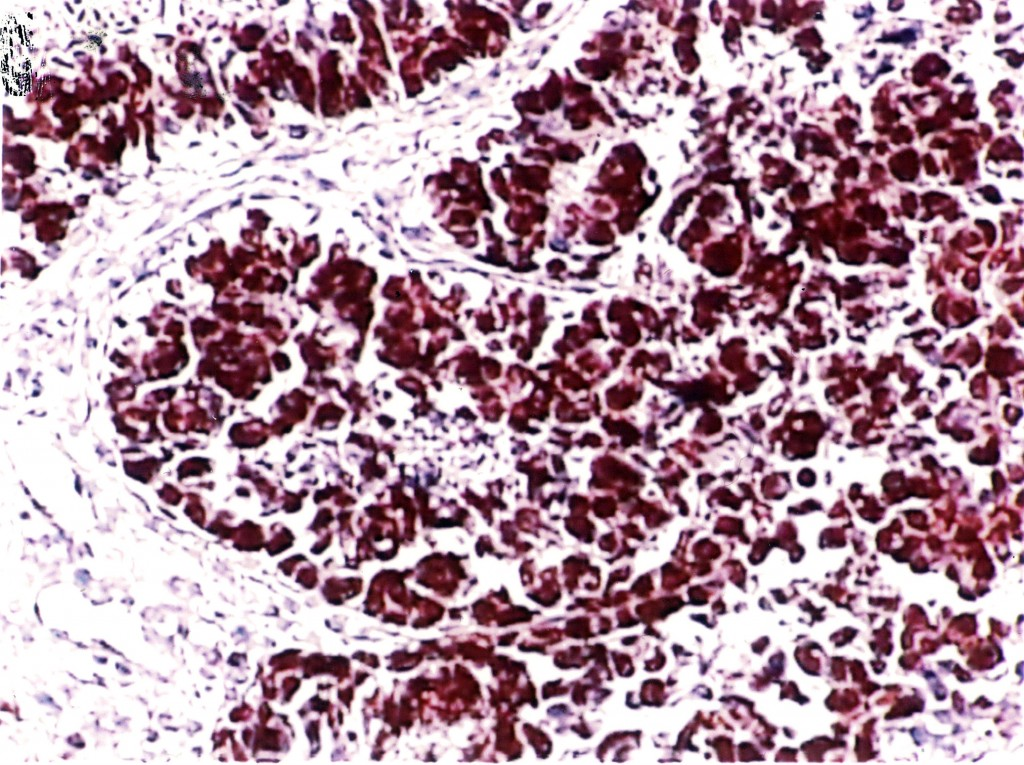
#> input picture watershed/Vanilla/2.jpg, 1024 x 765 px, given in place of 52.jpg, which was not available
$ python watershed_lines.py . 5 5 0 2.jpg . out   (Python 2 division)   (older library calls are emulated)
#> lines starting #> are read from the running program, lines starting #| are printed output that depends on the picture; after the words box and inside, x2 and y2 are one past the last pixel; in counts of white or black regions, pixels touching at a corner belong together; pictures that were not available may be replaced by others from this repository, and a replacement may not be noted
import os
import sys
import numpy as np

from scipy import ndimage
from skimage import feature
from skimage.color import rgb2gray
from skimage.filters import threshold_otsu, sobel
from skimage.feature import peak_local_max
from skimage.morphology import watershed

from matplotlib import pyplot

from skimage import io
io.use_plugin('pil')

import argparse
import pprint
pp = pprint.PrettyPrinter().pprint


#-------------------------------------------------------------------------------
parser = argparse.ArgumentParser()

# data path
parser.add_argument('path',
                    type=str,
                    help='path of data input and output folders')
# start from this image #i.jpg
parser.add_argument('from_image',
                    type=int,
                    help='start from this image number')
# stop after this image #f.jpg
parser.add_argument('until_image',
                    type=int,
                    help='go until this image number')
# background brightness
parser.add_argument('brightness',
                    type=int,
                    choices=[0, 1],
                    help='set brightness of image background')
# image extension
parser.add_argument('imgext',
                    type=str,
                    help='extension of image files being read in')
# inputs folder name
parser.add_argument('inputs',
                    type=str,
                    help='inputs folder name')
# outputs folder name
parser.add_argument('outputs',
                    type=str,
                    help='outputs folder name')
# verbosity
parser.add_argument('-v', '--verbosity',
                    action='count',
                    default=2,
                    help='increase output verbosity (defaults to 2)')

# retrieve arguments
args = parser.parse_args()

path                = os.path.abspath(args.path)
read_from           = args.from_image
read_until          = args.until_image
bright_background   = args.brightness
imgext              = args.imgext
outputs             = args.outputs
inputs              = args.inputs

if args.verbosity >= 2:
    print('Input Arguments')
    pp([   ['path             ' , path              ],
           ['read_from        ' , read_from         ],
           ['read_until       ' , read_until        ],
           ['bright_background' , bright_background ],
           ['imgext           ' , imgext            ],
           ['outputs          ' , outputs           ],
           ['inputs           ' , inputs            ]
       ])
if args.verbosity >= 1:
    print 'Arguments are valid'

path_for_input = os.path.join(path, inputs)
path_for_output = os.path.join(path, outputs)

# inputs folder must exist
if not os.path.isdir(path_for_input):
    raise Exception('path does not exist ' + path_for_input)

# outputs folder can be created
if not os.path.isdir(path_for_output):
    try:
        os.mkdir(path_for_output)
    except OSError:
        # needs to catch this error due to concurrency
        pass


while read_from <= read_until:

    image_name = os.path.join(path_for_input, str(read_from) + imgext)

    # img = io.imread(image_name)
    img = pyplot.imread(image_name)
#> img is the input picture: shape (765, 1024, 3); mean R, G, B 178.3, 148.4, 162.1


    img_gray = rgb2gray(img)
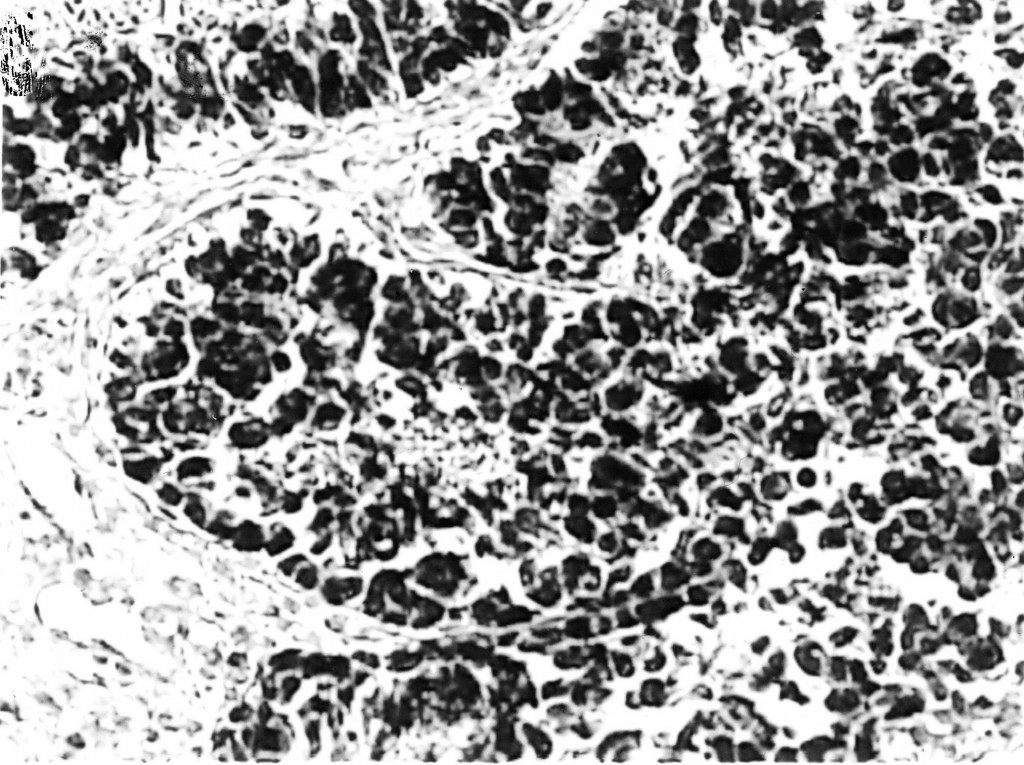
#> img_gray: shape (765, 1024) float64; min 0, max 1, mean 0.611

    thresh = threshold_otsu(img_gray)                   # return threshold value based on on otsu's method
#> thresh = 0.557

    if bright_background:
        foreground_mask = img_gray <= thresh            # for bright background
    else:
        foreground_mask = img_gray > thresh             # for dark background
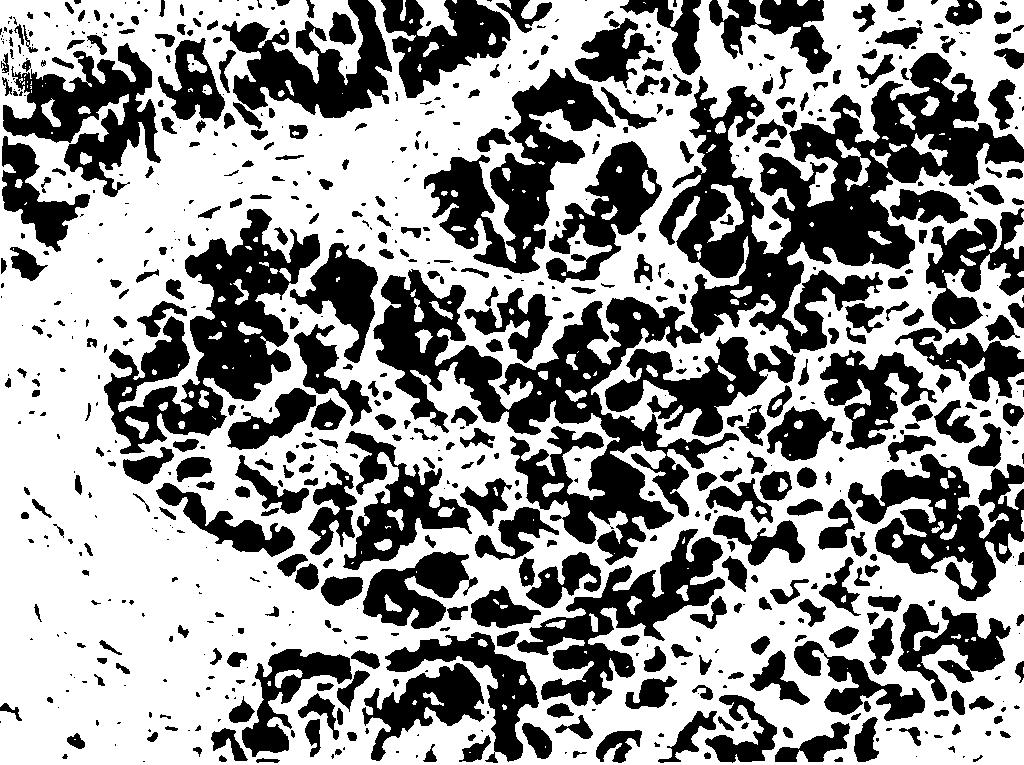
#> foreground_mask: shape (765, 1024) bool; 58.2% white; 754 black regions (324 under 20 px), largest, box (x1, y1, x2, y2) and area: (373, 53, 1024, 565) 71430, (104, 209, 320, 454) 19453, (424, 68, 616, 274) 13754


    # compute the Euclidean distance from every binary pixel to the nearest zero pixel
    # and then find peaks in this distance map
    #
    distance = ndimage.distance_transform_edt(foreground_mask)
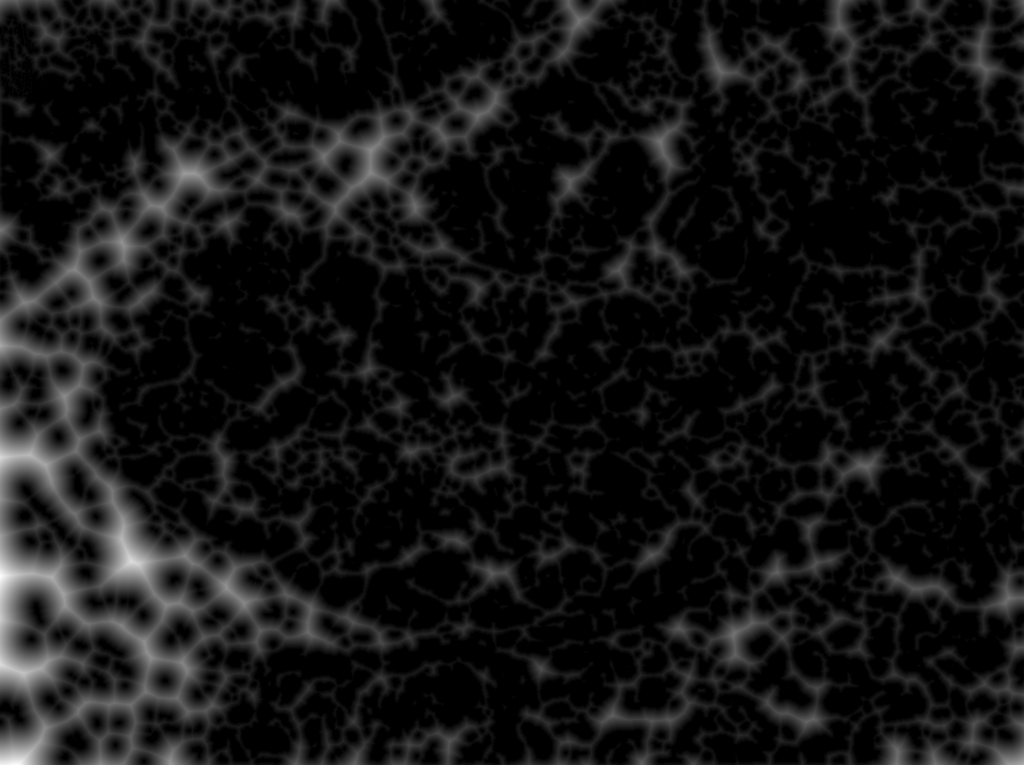
#> distance: shape (765, 1024) float64; min 0, max 44.82, mean 3.5; drawn with min black and max white

    # return a boolean array shaped like image, with peaks represented by True values
    localMax = peak_local_max(distance, indices=False, min_distance=30, labels=foreground_mask)
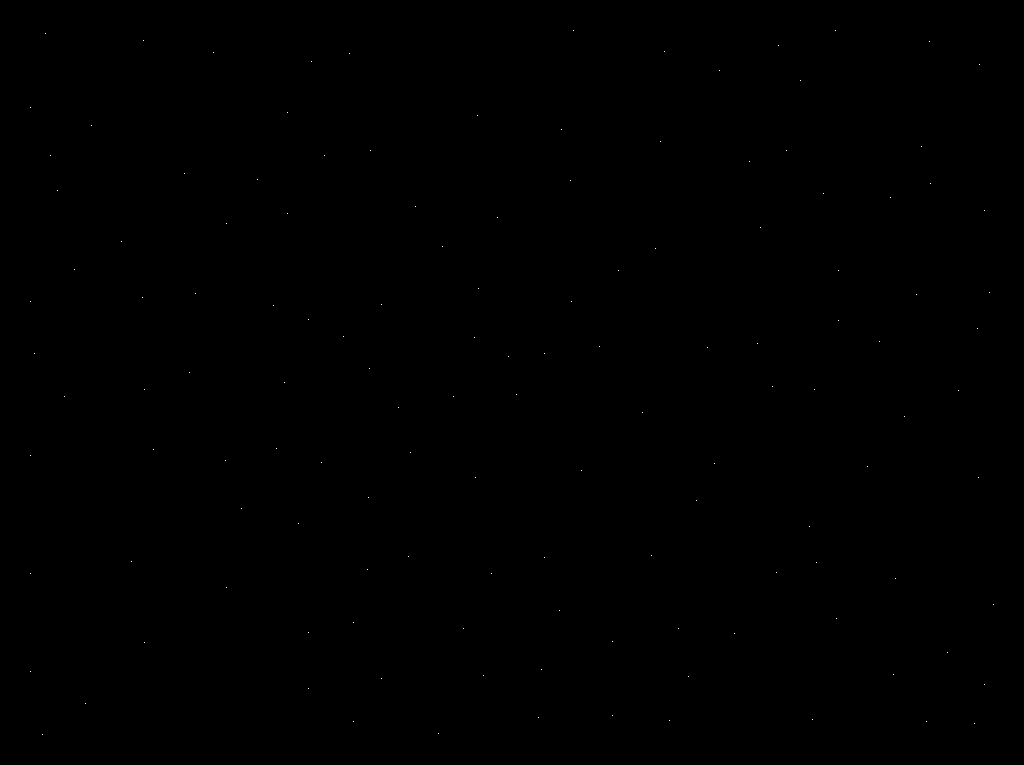
#> localMax: shape (765, 1024) bool; 0.02% white in thin lines or dots, all inside (x1, y1, x2, y2) = (30, 30, 994, 735)

    # perform a connected component analysis on the local peaks using 8-connectivity
    markers = ndimage.label(localMax, structure=np.ones((3, 3)))[0]
#> markers: shape (765, 1024) int32; 135 distinct labels, from 0 to 134

    # apply the Watershed algorithm
    labels = watershed(-distance, markers, mask=foreground_mask)
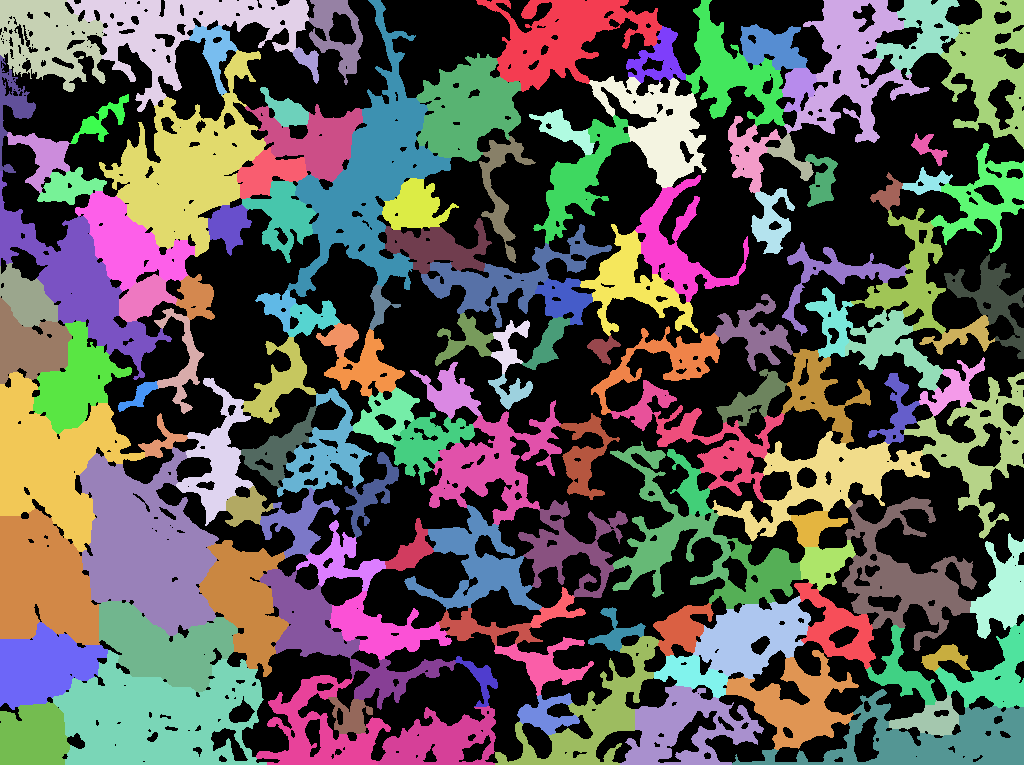
#> labels: shape (765, 1024) int32; 135 distinct labels, from 0 to 134; one colour per label, 0 black

    print ' [x] Analyzing image %s' % (image_name)
    print ' [x] there are %d segments found' % (len(np.unique(labels)) - 1)
#|  [x] there are 134 segments found


    # loop over the unique labels returned by the Watershed algorithm
    # each label is a unique object
#> (the run stopped early here; a loop or call above may not have finished)

$ run again, on watershed/Vanilla/3.jpg
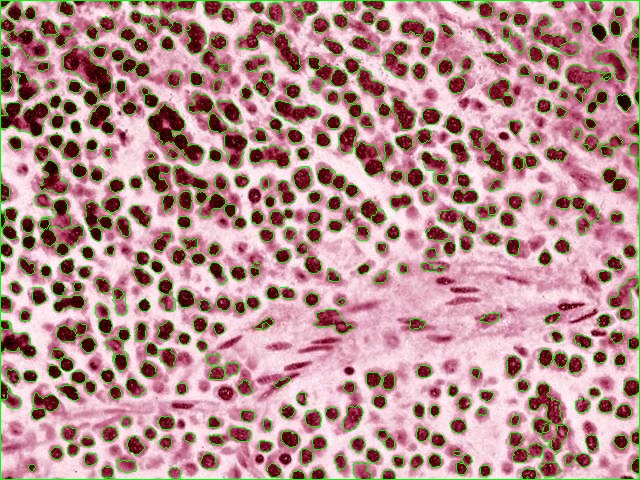
#> input picture watershed/Vanilla/3.jpg, 640 x 480 px, given in place of 53.jpg, which was not available
#> img is the input picture: shape (480, 640, 3); mean R, G, B 184.6, 144.6, 144.5
#> thresh = 0.478
#> `foreground_mask = img_gray > thresh`:
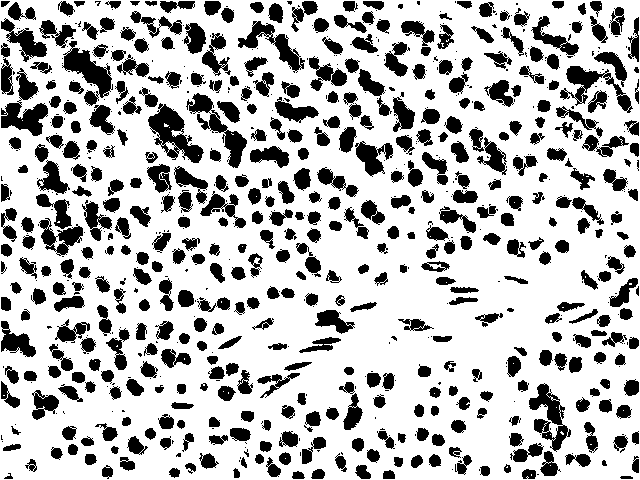
#> foreground_mask: shape (480, 640) bool; 73.2% white; 751 black regions (296 under 20 px), largest, box (x1, y1, x2, y2) and area: (148, 103, 204, 163) 1446, (1, 68, 48, 136) 1357, (62, 41, 113, 106) 1307
#> localMax: shape (480, 640) bool; 0.02% white in thin lines or dots, all inside (x1, y1, x2, y2) = (30, 31, 610, 450)
#> markers: shape (480, 640) int32; 60 distinct labels, from 0 to 59
#> `labels = watershed(-distance, markers, mask=foreground_mask)`:
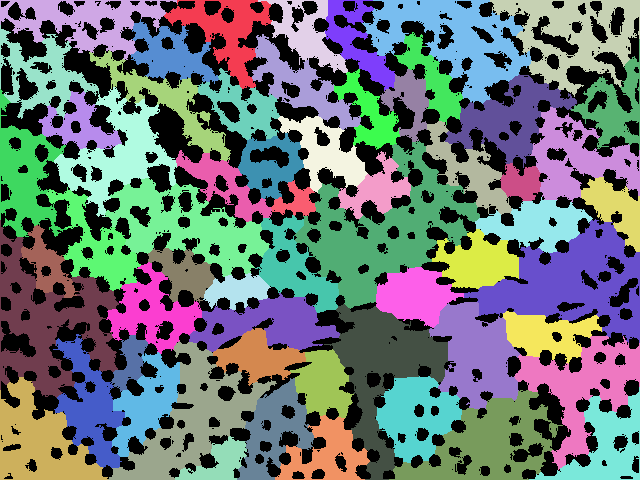
#> labels: shape (480, 640) int32; 60 distinct labels, from 0 to 59; one colour per label, 0 black
#|  [x] there are 59 segments found
